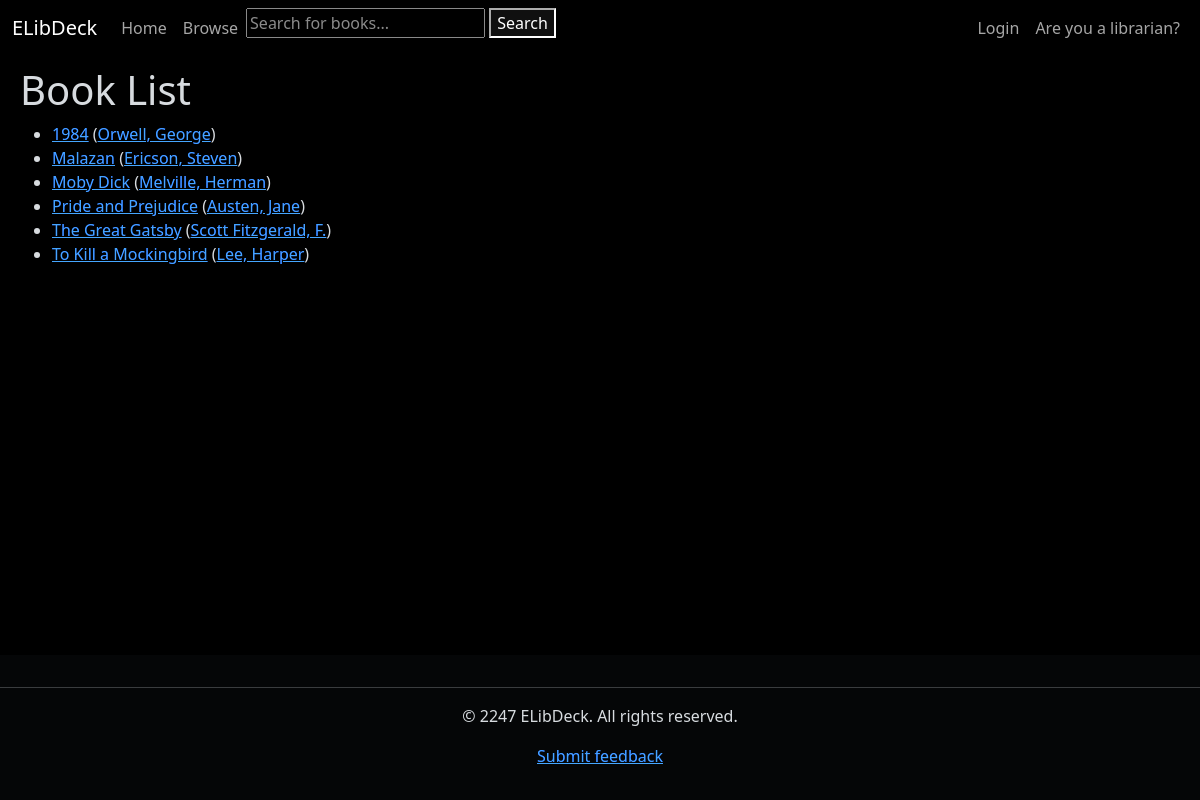
The page /books/ on the database its author committed.
### books_catalog/models.py (models this page shows, shortened)
class Book(models.Model):
    title = models.CharField(max_length=255, blank=True, null=True, help_text='Title of book')
    author = models.ForeignKey('Author', on_delete=models.RESTRICT, null=True)
    summary = models.TextField(max_length=1000, help_text="Enter a brief description of the book.", blank=True,
                               null=True)
    isbn = models.CharField('ISBN', max_length=13, unique=True, help_text='13 character ISBN', blank=True, null=True)
    genre = models.ManyToManyField(Genre, help_text='Select a genre for this book.')
    cover_image = models.ImageField(upload_to='covers', blank=True, null=True)
    publication_date = models.IntegerField(blank=True, null=True, help_text='Year of publication')
    borrowers = models.ManyToManyField(settings.AUTH_USER_MODEL, blank=True, related_name="borrowed_books")
    class Meta:
        ordering = ['title', '-publication_date']
    def get_absolute_url(self):
        return reverse('books_catalog:book-detail', args=[str(self.id)])

class Author(models.Model):
    first_name = models.CharField(max_length=100)
    last_name = models.CharField(max_length=100)
    date_of_birth = models.DateField(null=True, blank=True)
    date_of_death = models.DateField('Died', null=True, blank=True)
    class Meta:
        ordering = ['last_name', 'first_name']
    def get_absolute_url(self):
        return reverse('books_catalog:author-detail', args=[str(self.id)])
    def __str__(self):
        return f'{self.last_name}, {self.first_name}'

### books_catalog/views.py (the view)
# urls.py: path('books/', views.BookListView.as_view(), name='books'),
class BookListView(generic.ListView):
    model = Book
    template_name = 'books_catalog/book_list.html'
    paginate_by = 10

### books_catalog/templates/books_catalog/book_list.html
{% extends 'generic.html' %}
{% block content %}
    <h1>Book List</h1>
    {% if book_list %}
        <ul>
            {% for book in book_list %}
                <li>
                    <a href="{{ book.get_absolute_url }}">{{ book.title }}</a>
                    (<a href="{{ book.author.get_absolute_url }}">{{ book.author }}</a>)
                </li>
            {% endfor %}
        </ul>
    {% else %}
        <p>There are no books in the library.</p>
    {% endif %}
{% endblock %}

### templates/generic.html (style rules this page uses)
html { filter: invert(1) hue-rotate(180deg); }

### rows shown on the page
Book: title "1984", author "Orwell, George"
Book: title "Malazan", author "Ericson, Steven"
Book: title "Moby Dick", author "Melville, Herman"
Book: title "Pride and Prejudice", author "Austen, Jane"
Book: title "The Great Gatsby", author "Scott Fitzgerald, F."
Book: title "To Kill a Mockingbird", author "Lee, Harper"
